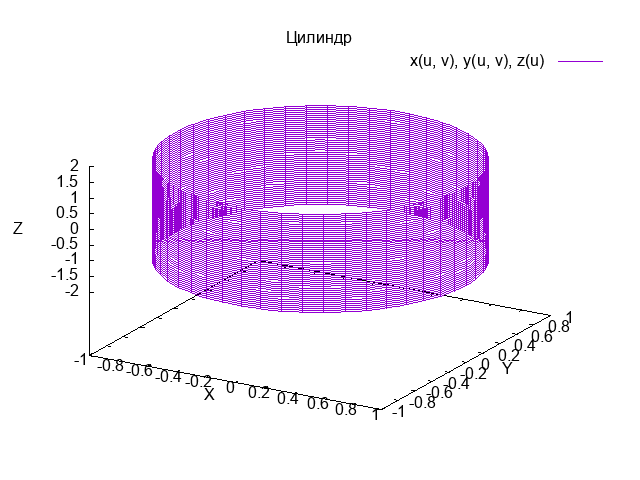

Here is the gnuplot script that generated this plot:
set parametric

set terminal png
set output 'cylinder.png'

set title 'Цилиндр'

set urange [-pi/2:pi/2]
set vrange [0:2*pi]

set isosample 50, 50

set xlabel 'X'
set ylabel 'Y'
set zlabel 'Z'

r = 1
x(u, v) = r * cos(v)
y(u, v) = r * sin(v)
z(u) = u

splot x(u, v), y(u, v), z(u) with lines
